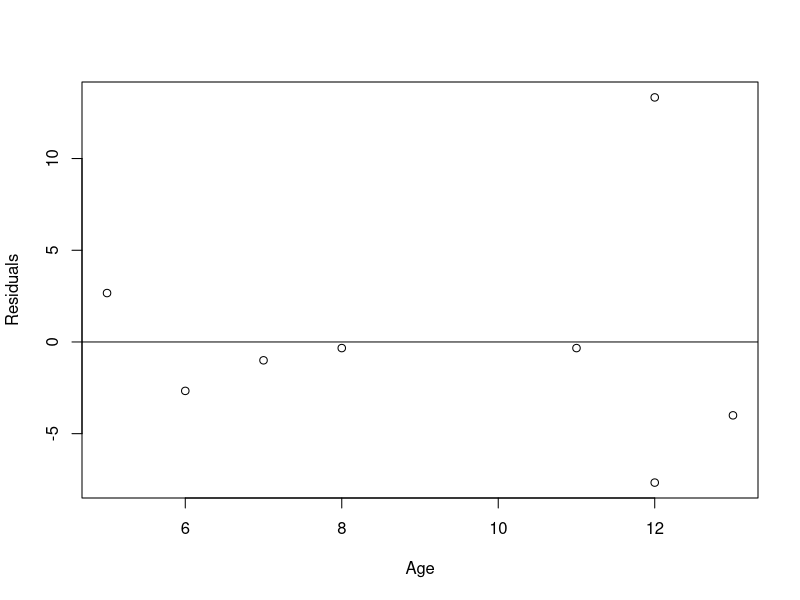
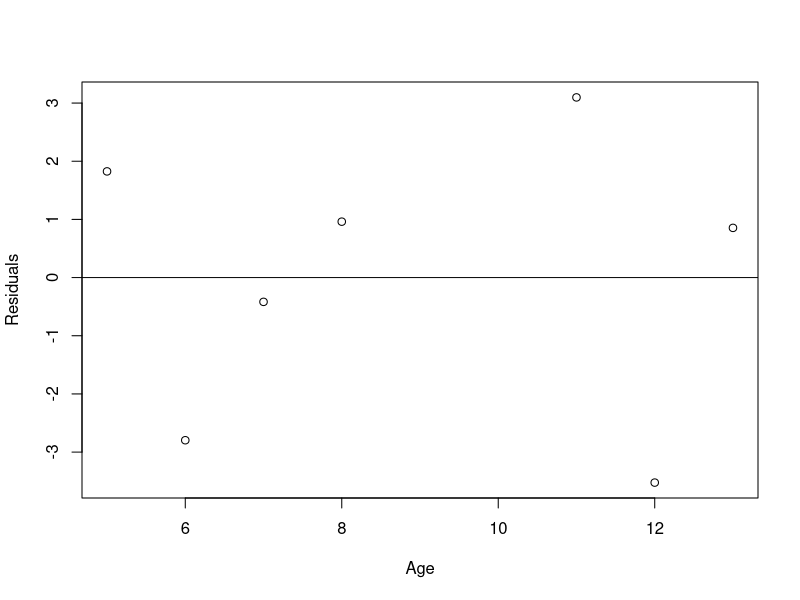

These figures' R source, in order:
#Applied Linear Statistical Models Chapter 3 Projects
#3.24

X = c(5, 8, 11, 7, 13, 12, 12, 6)
Y = c(63, 67, 74, 64, 75, 69, 90, 60)
bloodpr = data.frame(X, Y)

bloodpr.lrm = lm(Y~X, data = bloodpr)
bloodpr.lrm

bloodpr.res = resid(bloodpr.lrm)
plot(bloodpr$X, bloodpr.res, ylab = "Residuals", xlab = "Age")
abline(0,0)

#There seems to be an outlier in the residuals

bloodpr = bloodpr[-c(7),]

bloodpr.lrm2 = lm(Y~X, data = bloodpr)
bloodpr.lrm2

bloodpr.res2 = resid(bloodpr.lrm2)
plot(bloodpr$X, bloodpr.res2, ylab = "Residuals", xlab = "Age")
abline(0,0)

#These new residuals seem much better with lower variance

age12 = data.frame(X = 12)

predict(bloodpr.lrm2, age12, interval = "predict", level = .99)

#Observation 7 was beyond our 99% confidence interval, which makes it an outlier